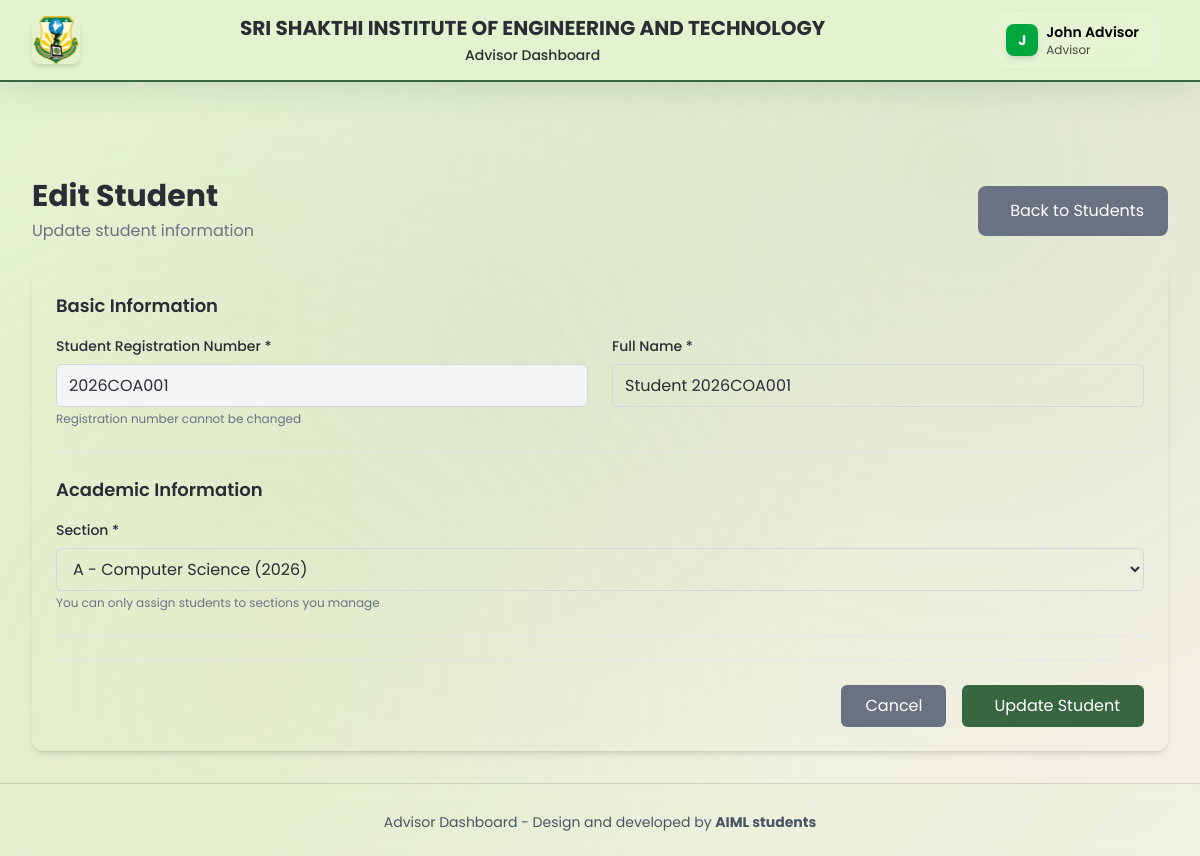
The app's page /advisor/students/2026COA001/edit/ (signed in) with its own data.
### core/models.py (models this page shows, shortened)
class TimestampedModel(models.Model):
    created_at = models.DateTimeField(auto_now_add=True)
    updated_at = models.DateTimeField(auto_now=True)
    class Meta:
        abstract = True

class Student(TimestampedModel):
    student_regno = models.CharField(max_length=50, primary_key=True, help_text="Student registration number")
    name = models.CharField(max_length=200)
    department = models.ForeignKey(
        Department,
        on_delete=models.CASCADE,
        db_column='dept_id'
    )
    batch = models.ForeignKey(
        Batch,
        on_delete=models.CASCADE,
        db_column='batch_id'
    )
    section = models.ForeignKey(
        Section,
        on_delete=models.CASCADE,
        db_column='section_id'
    )
    class Meta:
        db_table = 'Students'
        verbose_name = 'Student'
        verbose_name_plural = 'Students'

class Section(TimestampedModel):
    section_id = models.AutoField(primary_key=True)
    batch = models.ForeignKey(
        Batch,
        on_delete=models.CASCADE,
        db_column='batch_id'
    )
    section_name = models.CharField(max_length=10)
    class Meta:
        db_table = 'Sections'
        verbose_name = 'Section'
        verbose_name_plural = 'Sections'
        unique_together = ['batch', 'section_name']

### advisor_dashboard/views.py (the view, shortened to what this page needs)
# urls.py: path('students/<str:student_regno>/edit/', views.student_edit, name='student_edit'),
@login_required
def student_edit(request, student_regno):
    if not check_advisor_permission(request.user):
        messages.error(request, "Access denied. You don't have advisor permissions.")
        return redirect("auth:login")
    advisor = get_advisor_profile(request.user)
    if not advisor:
        messages.error(request, "No advisor profile found.")
        return redirect("advisor_dashboard:dashboard")
    student = get_object_or_404(Student, student_regno=student_regno)
    if student not in advisor.get_assigned_students():
        messages.error(request, "You don't have permission to edit this student.")
        return redirect("advisor_dashboard:student_list")
    assigned_sections = advisor.get_assigned_sections()
    context = {
        'user': request.user,
        'advisor': advisor,
        'student': student,
        'assigned_sections': assigned_sections,
        'is_edit': True,
    }
    return render(request, 'advisor_dashboard/student_form.html', context)

### advisor_dashboard/models.py (called while the page is built)
    def get_assigned_students(self):
        from core.models import Student
        from django.db.models import Q
        filter_conditions = Q(student_regno__isnull=True)  # Start with empty condition
        if self.sections.exists():
            filter_conditions |= Q(section__in=self.sections.all())
        elif self.batches.exists():
            filter_conditions |= Q(section__batch__in=self.batches.all())
        elif self.departments.exists():
            filter_conditions |= Q(section__batch__dept__in=self.departments.all())
        return Student.objects.filter(filter_conditions).distinct()

    def get_assigned_sections(self):
        from django.db.models import Q
        from core.models import Section
        filter_conditions = Q(section_id__isnull=True)  # Start with empty condition
        if self.sections.exists():
            filter_conditions |= Q(section_id__in=self.sections.all().values_list('section_id', flat=True))
        elif self.batches.exists():
            filter_conditions |= Q(batch__in=self.batches.all())
        elif self.departments.exists():
            filter_conditions |= Q(batch__dept__in=self.departments.all())
        return Section.objects.filter(filter_conditions).distinct()

### advisor_dashboard/views.py (called while the page is built)
def get_advisor_profile(user):
    try:
        return user.advisor_profile
    except:
        return None

def check_advisor_permission(user):
    is_in_advisor_group = user.groups.filter(name='Advisors').exists()
    is_staff_user = user.is_staff
    print(f"DEBUG: User {user.username} - is_in_advisor_group: {is_in_advisor_group}, is_staff: {is_staff_user}")
    return is_in_advisor_group or is_staff_user or user.is_superuser

### Frontend/templates/advisor_dashboard/student_form.html (shortened to what this page needs)
{% extends 'advisor_dashboard/advisor_base.html' %}
{% block content %}
<div class="space-y-6">
  <div class="flex items-center justify-between">
    <div>
      <h1 class="text-3xl font-bold text-[var(--text-primary)]">
        {% if is_edit %}Edit Student{% else %}Add New Student{% endif %}
      </h1>
      <p class="text-[var(--text-secondary)] mt-1">
        {% if is_edit %}Update student information{% else %}Add a new student to your assigned sections{% endif %}
      </p>
    </div>
    <a href="{% url 'advisor_dashboard:student_list' %}"
       class="bg-gray-500 text-white px-6 py-3 rounded-lg hover:bg-gray-600 transition-colors">
      Back to Students
    </a>
  </div>
  <div class="bg-[var(--bg-secondary)] rounded-xl shadow-md p-6">
    <form method="POST" class="space-y-6">
      <div class="border-b border-gray-200 pb-6">
        <h3 class="text-lg font-semibold text-[var(--text-primary)] mb-4">Basic Information</h3>
        <div class="grid grid-cols-1 md:grid-cols-2 gap-6">
          <div>
            <label for="student_regno" class="block text-sm font-medium text-[var(--text-primary)] mb-2">
              Student Registration Number *
            </label>
            <input type="text" name="student_regno" id="student_regno" required
                   value="{% if is_edit %}{{ student.student_regno }}{% endif %}"
                   {% if is_edit %}readonly{% endif %}
                   class="w-full px-3 py-2 border border-gray-300 rounded-md focus:outline-none focus:ring-2 focus:ring-[var(--primary)]
                   {% if is_edit %}bg-gray-100{% endif %}"
                   placeholder="e.g., 2024CSE001">
            {% if is_edit %}
            <p class="text-xs text-gray-500 mt-1">Registration number cannot be changed</p>
            {% endif %}
          </div>
          <div>
            <label for="name" class="block text-sm font-medium text-[var(--text-primary)] mb-2">
              Full Name *
            </label>
            <input type="text" name="name" id="name" required
                   value="{% if is_edit %}{{ student.name }}{% endif %}"
                   class="w-full px-3 py-2 border border-gray-300 rounded-md focus:outline-none focus:ring-2 focus:ring-[var(--primary)]"
                   placeholder="Enter student's full name">
          </div>
        </div>
      </div>
      <div class="border-b border-gray-200 pb-6">
        <h3 class="text-lg font-semibold text-[var(--text-primary)] mb-4">Academic Information</h3>
        <div class="grid grid-cols-1 md:grid-cols-1 gap-6">
          <div>
            <label for="section" class="block text-sm font-medium text-[var(--text-primary)] mb-2">
              Section *
            </label>
            <select name="section" id="section" required class="w-full px-3 py-2 border border-gray-300 rounded-md focus:outline-none focus:ring-2 focus:ring-[var(--primary)]">
              {% for section in assigned_sections %}
              <option value="{{ section.section_id }}"
                      {% if is_edit and student.section.section_id == section.section_id %}selected{% endif %}>
                {{ section.section_name }} - {{ section.batch.dept.dept_name }} ({{ section.batch.batch_year }})
              </option>
              {% endfor %}
            </select>
            <p class="text-xs text-gray-500 mt-1">You can only assign students to sections you manage</p>
          </div>
        </div>
      </div>
      <div class="flex items-center justify-end space-x-4 pt-6 border-t border-gray-200">
        <a href="{% url 'advisor_dashboard:student_list' %}"
           class="bg-gray-500 text-white px-6 py-2 rounded-md hover:bg-gray-600 transition-colors">
          Cancel
        </a>
        <button type="submit"
                class="bg-[var(--primary)] text-white px-6 py-2 rounded-md hover:bg-purple-700 transition-colors">
          {% if is_edit %}
            Update Student
          {% else %}
            <i class="iconoir-plus mr-2"></i>Create Student
          {% endif %}
        </button>
      </div>
    </form>
  </div>
</div>
{% endblock %}

### Frontend/templates/advisor_dashboard/advisor_base.html (shortened to what this page needs)
<!DOCTYPE html>
<html lang="en" class="h-full">
<head>
  {% load static %}
  <link rel="stylesheet" href="https://cdn.jsdelivr.net/npm/iconoir@latest/css/iconoir.css">
  <link rel="stylesheet" href="{% static 'css/glassmorphic-theme.css' %}">
  <link rel="stylesheet" href="{% static 'css/glassmorphic-components.css' %}">
  <link rel="stylesheet" href="{% static 'css/advisor-unified-ui.css' %}">
    <link rel="stylesheet" href="{% static 'css/custom-theme.css' %}">
  <script src="https://cdn.jsdelivr.net/npm/@tailwindcss/browser@4"></script>
</head>
<body class="glassmorphic-body min-h-screen">
  <header class="fixed top-0 z-50 w-full header-bg shadow-lg">
    <div class="max-w-7xl mx-auto px-4 sm:px-6 lg:px-8">
      <div class="flex items-center justify-between h-16 md:h-20">
        <div class="flex items-center space-x-3">
          <a href="{% url 'advisor_dashboard:dashboard' %}"
            class="flex items-center hover:opacity-80 transition-opacity">
            <img src="{% static 'img/image.png' %}" alt="Logo" class="h-10 w-10 md:h-12 md:w-12 rounded-lg shadow-md" />
          </a>
        </div>
        <div class="flex-1 text-center px-4 md:px-8">
          <h1 class="text-sm md:text-lg lg:text-xl font-bold glassmorphic-text-primary leading-tight">
            SRI SHAKTHI INSTITUTE OF ENGINEERING AND TECHNOLOGY
          </h1>
          <p class="text-xs md:text-sm glassmorphic-text-secondary font-medium mt-1">
            Advisor Dashboard
          </p>
        </div>
        <div class="flex items-center space-x-2">
          {% if user.is_authenticated %}
          <div class="hidden lg:block relative ml-2">
            <button id="userMenuButton"
              class="user-menu-btn flex items-center space-x-2 px-3 py-2 rounded-xl bg-white/10 backdrop-blur-md border border-white/20 hover:bg-white/20 transition-all duration-200">
              <div
                class="h-8 w-8 bg-green-600 rounded-lg flex items-center justify-center shadow-md">
                <span class="text-white font-bold text-sm">{{ user.first_name.0|default:user.username.0|upper }}</span>
              </div>
              <div class="hidden md:block text-left">
                <p class="text-sm font-semibold text-black">{{ user.get_full_name|default:user.username }}</p>
                <p class="text-xs text-black/70">Advisor</p>
              </div>
            </button>
          </div>
          {% endif %}
        </div>
      </div>
    </div>
  </header>
  <main class="pt-20 md:pt-24 pb-8">
    <div class="max-w-7xl mx-auto px-4 sm:px-6 lg:px-8">
      {% block content %}{% endblock %}
    </div>
  </main>
  <footer class="bg-white border-t border-gray-200 mt-auto">
    <div class="max-w-7xl mx-auto px-4 sm:px-6 lg:px-8 py-6">
      <div class="text-center text-sm text-gray-600">
        <p class="mt-1">Advisor Dashboard - Design and developed by <b style="font-weight: bold;">AIML students</b></p>
      </div>
    </div>
  </footer>
</body>
</html>

### static/css/glassmorphic-theme.css (style rules this page uses)
:root { --accent: #A7C957; --primary: #386641; --secondary: #6A994E; --background: #f4f0e7; --section-bg: #e4f2cf; --text-primary: #2A2D34; --text-secondary: #6E7081; --button-primary: #386641; --button-secondary: #6A994E; --danger: #BC4749; --warning: #F2CC8F; --glass-bg: rgba(228, 242, 207, 0.25); --glass-bg-strong: rgba(228, 242, 207, 0.4); --glass-border: rgba(56, 102, 65, 0.18); --glass-shadow: 0 8px 32px 0 rgba(56, 102, 65, 0.15); --glass-shadow-strong: 0 12px 40px 0 rgba(56, 102, 65, 0.25); --gradient-primary: linear-gradient(135deg, #A7C957 0%, #6A994E 50%, #386641 100%); --gradient-secondary: linear-gradient(135deg, #e4f2cf 0%, #f4f0e7 100%); --gradient-glass: linear-gradient(135deg, rgba(228, 242, 207, 0.3) 0%, rgba(167, 201, 87, 0.1) 100%); --blur-light: blur(8px); --blur-medium: blur(12px); --blur-strong: blur(16px); }
* { font-family: 'Poppins', -apple-system, BlinkMacSystemFont, 'Segoe UI', Roboto, sans-serif; }
body { background: var(--gradient-secondary); color: var(--text-primary); line-height: 1.6; position: relative; min-height: 100vh; }
body::before { content: ''; position: fixed; top: 0; left: 0; width: 100%; height: 100%; background: radial-gradient(circle at 20% 80%, rgba(167, 201, 87, 0.1) 0%, transparent 50%), radial-gradient(circle at 80% 20%, rgba(106, 153, 78, 0.1) 0%, transparent 50%), radial-gradient(circle at 40% 40%, rgba(56, 102, 65, 0.05) 0%, transparent 50%); animation: backgroundFloat 20s ease-in-out infinite; z-index: -1; pointer-events: none; }
.header-bg { background: var(--glass-bg); backdrop-filter: var(--blur-medium); -webkit-backdrop-filter: var(--blur-medium); border-bottom: 1px solid var(--glass-border); box-shadow: var(--glass-shadow); position: sticky; top: 0; z-index: 100; }
footer { background: var(--glass-bg); backdrop-filter: var(--blur-light); -webkit-backdrop-filter: var(--blur-light); border-top: 1px solid var(--glass-border); }

### static/css/custom-theme.css (style rules this page uses)
:root { --accent: #A7C957; --primary: #386641; --secondary: #6A994E; --background: #f4f0e7; --section-bg: #e4f2cf; --text-primary: #2A2D34; --text-secondary: #6E7081; --button-primary: #386641; --button-secondary: #6A994E; --danger: #BC4749; --warning: #F2CC8F; --accent-rgb: 167, 201, 87; --primary-rgb: 56, 102, 65; --secondary-rgb: 106, 153, 78; --text-primary-rgb: 42, 45, 52; --text-secondary-rgb: 110, 112, 129; --danger-rgb: 188, 71, 73; --warning-rgb: 242, 204, 143; }
body { background-color: var(--background); color: var(--text-primary); }
.header-bg { background-color: var(--section-bg); border-bottom: 2px solid var(--primary); }

### records on screen
Student: student_regno "2026COA001", name "Student 2026COA001", section "A - Computer Science (2026)"

### other values on screen
{{ user.first_name.0|default:user.username.0|upper }} "J"
{{ user.get_full_name|default:user.username }} "John Advisor"
